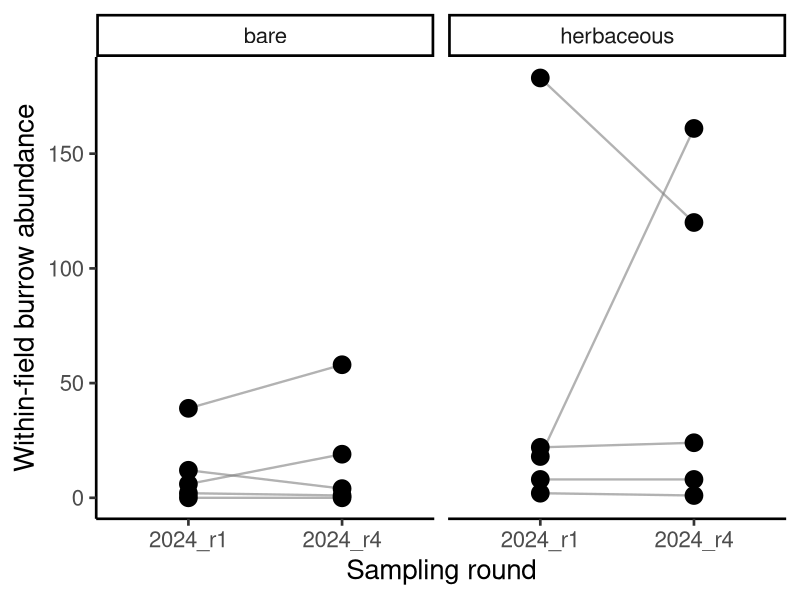
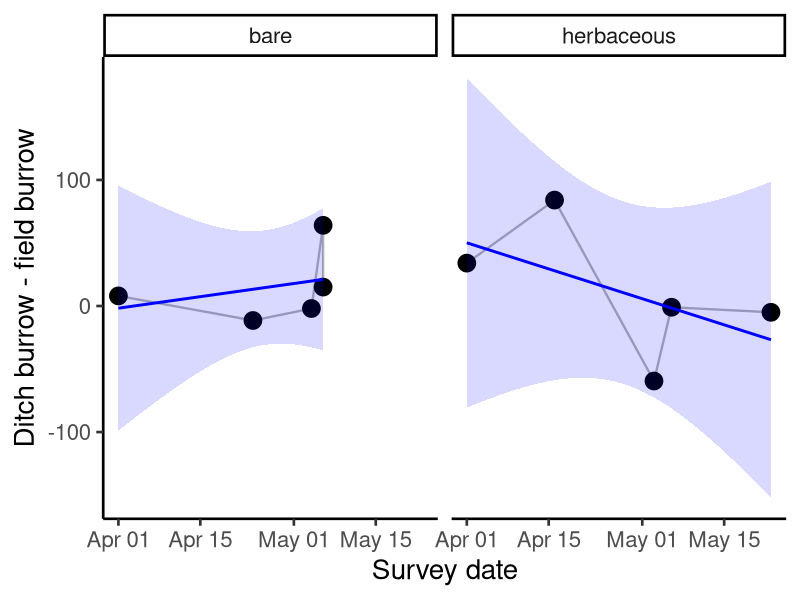
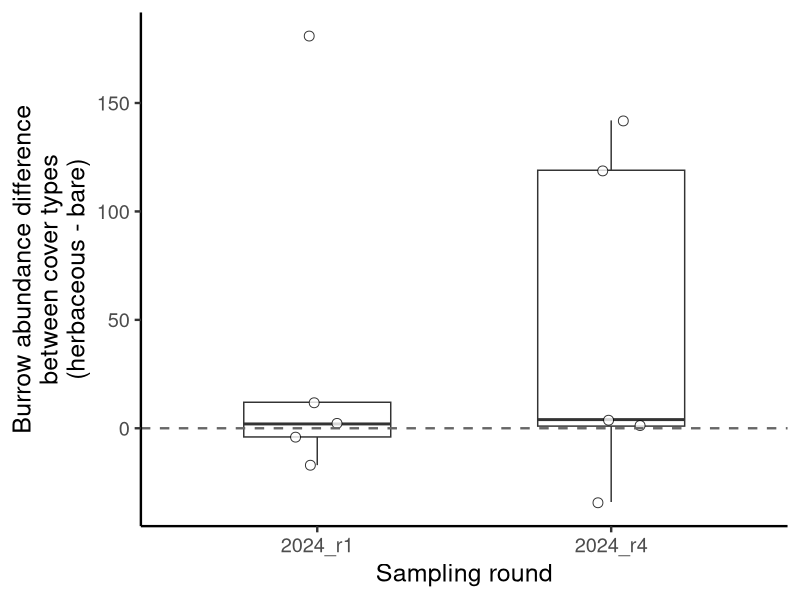
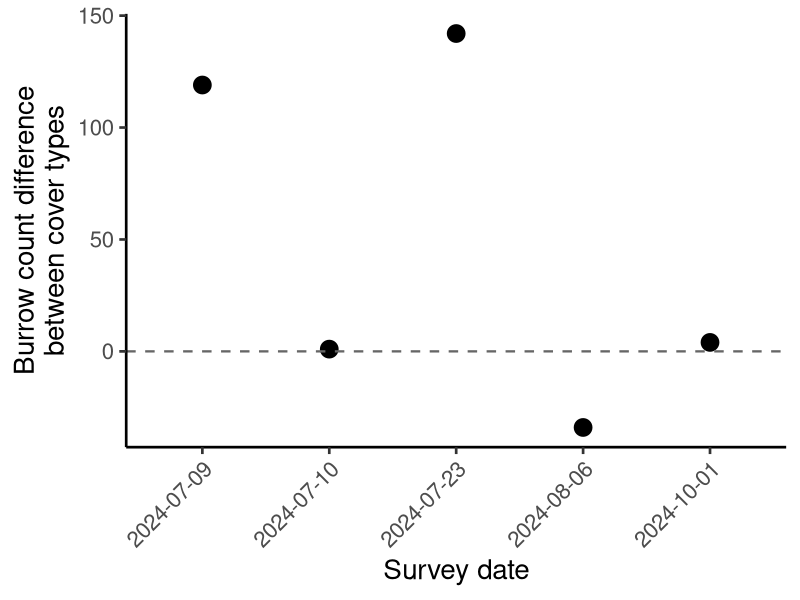

These charts were generated, in order, by the following R code:
## ---- chunk 1
knitr::opts_chunk$set(echo = TRUE)
knitr::opts_knit$set(root.dir = "~/Library/CloudStorage/OneDrive-UBC/MSc/12_analysis/rodent-bee-blueberry")
## ---- chunk 2
#load package
library(tidyverse)   #data manipulation, visualization etc. (dplyr, ggplot2, tidyr)

#read in data
rodent <- read.csv("06_cleandata/rodent_cleanv2.csv")

#add plot type
rodent <- rodent %>%
  mutate(plot_type = if_else(plot_id == "d", "ditch", "field")) %>%
  mutate(plot_type = as.factor(plot_type)) 

#correct round names
rodent <- rodent %>%
  filter(round != "")

#check
unique(rodent$round)

#Add area names to dataset
site_info <- read.csv("06_cleandata/site_info_clean.csv")

rodent <- rodent %>%
  left_join(site_info %>% dplyr::select(site_id, area, cover_type), by = c("site_id"))

## ---- chunk 3
#create vector for site names
site_names <- c("bates_57b", "bks_56", "chong_68", "bks_68", "chong_96", "bks_96", "gwb_neaves", "bks_neaves", "avtar_168", "surjit_168", "sandhu_ladnertrunk", "lbf_ladnertrunk")

#create vector for round numbers
round <-c("2024_r1", "2024_r4")


#combine vectors into dataframe 
samples_plot <- tibble(site = site_names) %>%
  expand_grid(round)

#remove rows from 2024 NS bee round and 2024 R1 veg for Sandhu farms and LBF farms (not sampled during that round)
surveys <- samples_plot %>%
  filter(!(site == "sandhu_ladnertrunk" & round == "2024_r1"))
surveys <- surveys %>%
  filter(!(site == "lbf_ladnertrunk" & round == "2024_r1"))

str(surveys)
surveys <- surveys %>%
  rename(site_id = site)

surveys <- surveys %>%
  left_join(site_info %>% select(site_id, area, cover_type), by = c("site_id"))

surveys <- surveys %>%
   mutate(
     cover_type = as.factor(cover_type),
     cover_type = fct_recode(cover_type, "bare" = "bare", "herbaceous" = "grass")
   )

## ---- chunk 4
#filter rodent data to only within field
rodent_field <- rodent %>%
  filter(plot_type == "field") 

#create summary dataframe for rodent data
rodent_summary <- rodent_field %>%
  group_by(site_id, round) %>%
  summarise(num_burrows = n(), .groups = "drop") ##drop the groupings

#Add number of burrows to surveys dataframe
surveys <- surveys %>%
  left_join(rodent_summary, by = c("site_id", "round")) %>%
   mutate(num_burrows = replace_na(num_burrows, 0))

#remove sandhu ladnertrunk and lbf ladnertrunk since they were only recorded in r4
surveys <- surveys %>%
  filter(!(site_id == "sandhu_ladnertrunk"))
surveys <- surveys %>%
  filter(!(site_id == "lbf_ladnertrunk"))

#create bare vs grass surveys
bare_surveys <- surveys %>%
  filter(cover_type == "bare")
  
grass_surveys <- surveys %>%
  filter(cover_type == "herbaceous")



## ---- chunk 5
# Plotting the trajectories
ggplot(surveys, aes(x = round, y = num_burrows, group = site_id)) +
  # 1. Draw the connecting lines first so they sit behind the points
  geom_line(color = "grey50", alpha = 0.6, size = 0.8) +
  
  # 2. Draw the points on top (using shape = 21 so they can take a 'fill' color)
  geom_point(shape = 21, size = 5, fill = "black", stroke = 1) +
  labs(
    x = "Sampling round",
    y = "Within-field burrow abundance",
    fill = "Cover type"
  ) +
  # 3. Split into panels by cover type
  facet_wrap(~cover_type) +
  theme_classic(base_size = 20)

## ---- chunk 6
#All sites
#check significance using paired wilcoxon signed-rank test
#Reshape data to wide format (one row per site, columns for R1 and R4)
rodent_wide <- surveys %>%
  pivot_wider(
    id_cols = c(site_id, cover_type, area), 
    names_from = round, 
    values_from = num_burrows,
    values_fill = 0 # If a site had no burrows in a round, it's a 0
  )

# 2. Run the paired test
wilcox.test(rodent_wide$`2024_r1`, rodent_wide$`2024_r4`, paired = TRUE)
##p=0.6236. We fail to reject the null hypothesisi that true location shift is equal to zero. 
##Therefore, we did not find a significant change in rodent burrow abundance over the course of the season.

#bare sites
rodent_wide_bare <- rodent_wide %>%
  filter(cover_type == "bare")
# 2. Run the paired test
wilcox.test(rodent_wide_bare$`2024_r1`, rodent_wide_bare$`2024_r4`, paired = TRUE)
##p=0.5839. We fail to reject the null hypothesisi that true location shift is equal to zero. 
##Therefore, we did not find a significant change in rodent burrow abundance over the course of the season.

#herbaceous sites
rodent_wide_herb <- rodent_wide %>%
  filter(cover_type == "herbaceous")
# 2. Run the paired test
wilcox.test(rodent_wide_herb$`2024_r1`, rodent_wide_herb$`2024_r4`, paired = TRUE)
##p=0.8551. We fail to reject the null hypothesisi that true location shift is equal to zero. 
##Therefore, we did not find a significant change in rodent burrow abundance over the course of the season.

## ---- chunk 7
#filter to round 1 data (since that has ditch and within field measurements)
rodent_r1 <- rodent %>%
  filter(round == "2024_r1")

#calculate number of burrows in ditch and average number of burrows in field plots at each site 
#create vector for site names not "sandhu_ladnertrunk" and "lbf_ladnertrunk" since they were not sampled during that round
site_names2 <- c("bates_57b", "bks_56", "chong_68", "bks_68", "chong_96", "bks_96", "gwb_neaves", "bks_neaves", "avtar_168", "surjit_168")

#create vector for round numbers
plot_type <-c("ditch", "field")


#combine vectors into dataframe 
samples_plot2 <- tibble(site_id = site_names2) %>%
  expand_grid(plot_type)

samples_plot2 <- samples_plot2 %>%
  left_join(site_info %>% select(site_id, area, cover_type), by = c("site_id"))

surveys2 <- samples_plot2 %>%
   mutate(
     cover_type = as.factor(cover_type),
     cover_type = fct_recode(cover_type, "bare" = "bare", "herbaceous" = "grass")
   )

#add sampling date
site_dates <- rodent_r1 %>%
  group_by(site_id, plot_type) %>%
  summarise(
    date = first(date_day),
    .groups = "drop"
  )
surveys2 <- surveys2 %>%
  # Pull the dates in by matching site_id
  left_join(site_dates, by = c("site_id", "plot_type"))

library(lubridate) #date <-> julian date

surveys2 <- surveys2 %>%
   mutate(date = as.Date(date),
          date = case_when( 
            site_id == "bks_68" & plot_type == "ditch"   ~ as.Date("2024-05-04"),
            site_id == "bks_96" & plot_type == "field" ~ as.Date("2024-05-06"),
            TRUE ~ date # Keeps the original joined date for everything else
            ))
## ---- chunk 8
#create summary dataframe for rodent data
rodent_summary2 <- rodent_r1 %>%
  group_by(site_id, plot_id, plot_type) %>%
  summarise(num_burrows = n(), .groups = "drop") %>%
  group_by(site_id, plot_type) %>%
  summarise(avg_burrows = mean(num_burrows), .groups = "drop")

#Add number of burrows to surveys dataframe
surveys2 <- surveys2 %>%
  left_join(rodent_summary2, by = c("site_id", "plot_type")) %>%
   mutate(avg_burrows = replace_na(avg_burrows, 0))


## ---- chunk 9
burrow_differences <- surveys2 %>%
  # 1. Keep only the columns needed for this calculation
  select(site_id, cover_type, plot_type, avg_burrows) %>%
  
  # 2. Pivot plot_type values (ditch, field) into their own columns
  pivot_wider(
    names_from = plot_type, 
    values_from = avg_burrows
  ) %>%
  
  # 3. Calculate the difference (e.g., Ditch minus Field)
  mutate(
    ditch_field_diff = ditch - field
  )

#add date to dataframe
# 1. Pivot your dates wide so each site has exactly one row
site_dates_wide <- site_dates %>%
  mutate(plot_type = paste0("date_", plot_type)) %>% # turns into "date_ditch" and "date_field"
  pivot_wider(names_from = plot_type, values_from = date)

# 2. Join it seamlessly to your differences dataframe
burrow_differences <- burrow_differences %>%
  left_join(site_dates_wide, by = "site_id") %>%
  mutate(date_ditch = as.Date(date_ditch),
         date_field = as.Date(date_field),
         date_ditch = case_when(site_id == "bks_68" & cover_type == "bare"   ~ as.Date("2024-05-04"),
            TRUE ~ date_ditch), # Keeps the original joined date for everything else
         date_field = case_when(site_id == "bks_96" & cover_type == "bare"   ~ as.Date("2024-05-06"),
            TRUE ~ date_field # Keeps the original joined date for everything else
            )
         )


range(burrow_differences$date_ditch) ##april 17-may 6
range(burrow_differences$date_field) ##april 1 - may 23
## ---- chunk 10
# Plotting the trajectories
ggplot(burrow_differences, aes(x = date_field, y = ditch_field_diff)) +
  geom_line(color = "grey50", alpha = 0.6, size = 0.8) +
  geom_point(shape = 21, size = 5, fill = "black", stroke = 1) +
  labs(
    x = "Survey date",
    y = "Ditch burrow - field burrow",
    fill = "Cover type"
  ) +
  geom_smooth(method = "lm", color = "blue", fill = "blue", alpha = 0.15, se = TRUE) +
  # 3. Split into panels by cover type
  facet_wrap(~cover_type) +
  theme_classic(base_size = 20)
## ---- chunk 11
#filter for each cover type
bare_diffs <- burrow_differences %>% filter(cover_type == "bare")
grass_diffs <- burrow_differences %>% filter(cover_type == "herbaceous")

# Non-parametric trend test
cor.test(~ ditch_field_diff + as.numeric(date_field), data = bare_diffs, method = "kendall")
##
cor.test(~ ditch_field_diff + as.numeric(date_field), data = grass_diffs, method = "kendall")
## ---- chunk 12
#filter to round 1 data (since that has ditch and within field measurements)
rodent_field <- rodent %>%
  filter(plot_type == "field")

#create vector for site names not "sandhu_ladnertrunk" and "lbf_ladnertrunk" since they were not sampled during round 1
site_names2 <- c("bates_57b", "bks_56", "chong_68", "bks_68", "chong_96", "bks_96", "gwb_neaves", "bks_neaves", "avtar_168", "surjit_168")

#create vector for round
round <-c("2024_r1", "2024_r4")


#combine vectors into dataframe 
samples_plot3 <- tibble(site_id = site_names2) %>%
  expand_grid(round)

samples_plot3 <- samples_plot3 %>%
  left_join(site_info %>% select(site_id, area, cover_type), by = c("site_id"))

surveys3 <- samples_plot3 %>%
   mutate(
     cover_type = as.factor(cover_type),
     cover_type = fct_recode(cover_type, "bare" = "bare", "herbaceous" = "grass")
   )
## ---- chunk 13
#create summary dataframe for rodent data
rodent_summary3 <- rodent_field %>%
  group_by(site_id, cover_type, area, round) %>%
  summarise(num_burrows = n(), .groups = "drop")

rodent_summary3 <- rodent_summary3 %>%
   mutate(
     cover_type = as.factor(cover_type),
     cover_type = fct_recode(cover_type, "bare" = "bare", "herbaceous" = "grass")
   )

#Add number of burrows to surveys dataframe
surveys3 <- surveys3 %>%
  left_join(rodent_summary3, by = c("site_id", "area", "cover_type", "round")) %>%
   mutate(num_burrows = replace_na(num_burrows, 0))
## ---- chunk 14
burrow_differences_covertype <- surveys3 %>%
  # 1. Keep only the columns needed for this calculation
  select(area, cover_type, round, num_burrows) %>%
  
  # 2. Pivot plot_type values (ditch, field) into their own columns
  pivot_wider(
    names_from = cover_type, 
    values_from = num_burrows
  ) %>%
  
  # 3. Calculate the difference (e.g., Ditch minus Field)
  mutate(
    herb_bare_diff = herbaceous - bare
  )
## ---- chunk 15
ggplot(burrow_differences_covertype, aes(x = round, y = herb_bare_diff)) +
  geom_boxplot(alpha = 0.7, outlier.shape = NA, width = 0.5) +
  # 2. Add jittered points so you can see the individual 'area' blocks
  geom_jitter(width = 0.1, size = 3, alpha = 0.8, color = "black", shape = 21, fill = "white") +
  # 3. Add a reference line at 0 (where herbaceous count == bare count)
  geom_hline(yintercept = 0, linetype = "dashed", color = "grey40", linewidth = 0.8) +
  labs(
    x = "Sampling round",
    y = "Burrow abundance difference\nbetween cover types\n(herbaceous - bare)"
  ) +
  # Using a clean theme and removing the redundant legend
  theme_classic(base_size = 18) 
## ---- chunk 16
# 1. Create a reference dataframe containing just the herbaceous dates for each area
herb_dates_r2 <- rodent %>%
  filter(round == "2024_r4" & plot_type == "field" & cover_type == "grass") %>%
  select(area, herb_date = date_day) %>%
  distinct(area, .keep_all = TRUE)

burrow_differences_covertype_r2 <- surveys3 %>%
  # 1. Filter explicitly to only Round 1 data
  filter(round == "2024_r4") %>%
  left_join(herb_dates_r2,by = "area") %>%
  # 3. Clean up columns before the pivot 
  select(area, cover_type, herb_date, num_burrows) %>%
  # 4. Pivot cover type wide to calculate the pairing difference
  pivot_wider(
    names_from = cover_type, 
    values_from = num_burrows
  ) %>%
  # 5. Calculate your treatment difference
  mutate(
    herb_bare_diff = herbaceous - bare
  )
  
## ---- chunk 17
ggplot(burrow_differences_covertype_r2, aes(x = herb_date, y = herb_bare_diff)) +
  geom_line(color = "grey50", alpha = 0.6, size = 0.8) +
  geom_point(shape = 21, size = 5, fill = "black", stroke = 1) +
  labs(
    x = "Survey date",
    y = "Burrow count difference\nbetween cover types"
  ) +
  geom_hline(yintercept = 0, linetype = "dashed", color = "grey40", linewidth = 0.8) +
  theme_classic(base_size = 20) +
  theme(axis.text.x = element_text(angle = 45, vjust = 1, hjust = 1))
